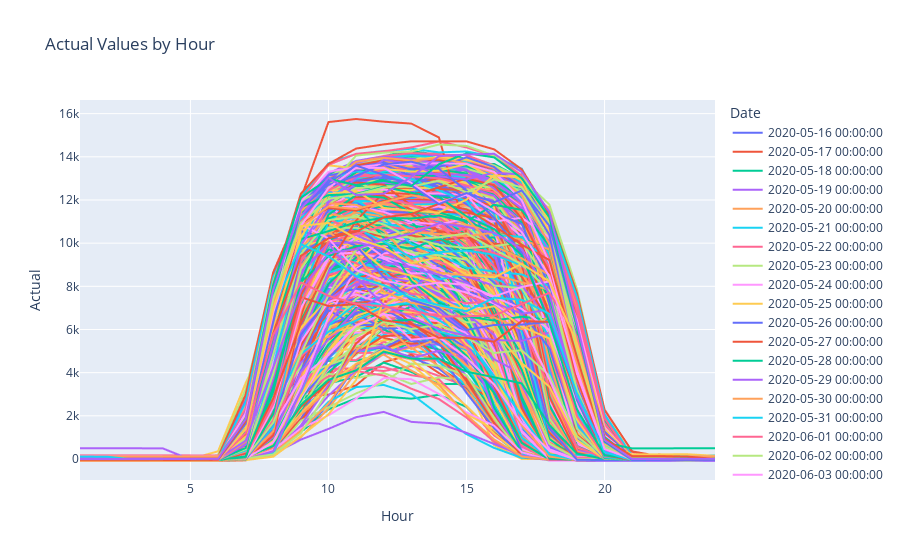

The code cell stored with this chart in its notebook:
### Code cell
# Create the line plot
fig = px.line(data, x='Hour', y='Actual', color='Date', title='Actual Values by Hour')

# Set the axis labels
fig.update_layout(xaxis_title='Hour', yaxis_title='Actual')

# Show the plot
fig.show()
